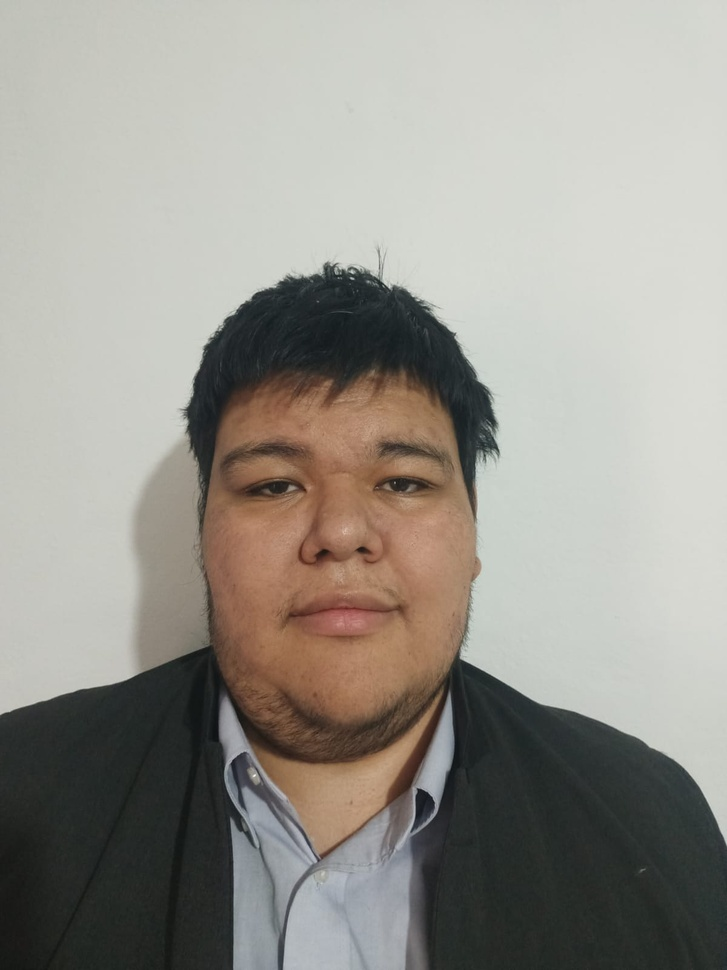
#> input picture img/Me.jpg, 727 x 970 px, shrunk from 1200 x 1600 before the run
$ python -i procesamiento_basico.py   (imports and definitions only)
#> lines starting #> are read from the running program, lines starting #| are printed output that depends on the picture
#> further down, picture is the input picture: shape (970, 727, 3); mean B, G, R 142.3, 149.6, 152.5
"""
Módulo de procesamiento básico de imágenes
Incluye conversión a escala de grises, binarización, separación de canales,
conversiones entre modelos de color y análisis de histogramas
"""

import cv2
import numpy as np
from typing import Tuple, Dict, List


# ===================================================================
# 1.4 LECTURA Y OBTENCIÓN DE IMÁGENES
# ===================================================================

# [237 lines left out: functions leer_imagen, obtener_propiedades_pixel, separar_canales_rgb, separar_canales_rgb_visualizar, rgb_a_grises, rgb_a_grises_promedio and 4 more, not called in this run]


def rgb_a_hsi(imagen):
    """
    Convierte RGB a HSI (Hue, Saturation, Intensity)

    Args:
        imagen: Imagen BGR

    Returns:
        Imagen HSI (3 canales, valores normalizados a 0-255)
    """
    if len(imagen.shape) != 3:
        raise ValueError("La imagen debe ser a color")

    # Convertir a HSV primero (OpenCV lo maneja bien)
    imagen_hsv = cv2.cvtColor(imagen, cv2.COLOR_BGR2HSV)
#> imagen_hsv: shape (970, 727, 3); mean H, S, V 47.2, 28.8, 155.3

    # En HSV: H está en [0, 179], S y V en [0, 255]
    # Para HSI necesitamos ajustar
    h, s, v = cv2.split(imagen_hsv)
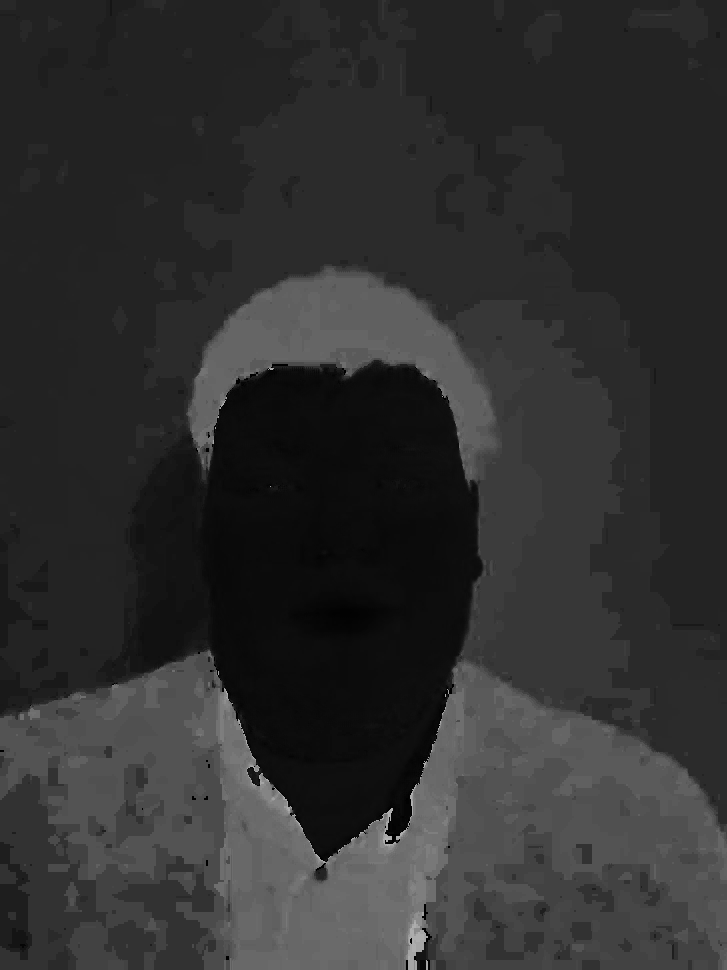
#> h: shape (970, 727); min 0, max 177, mean 47.2
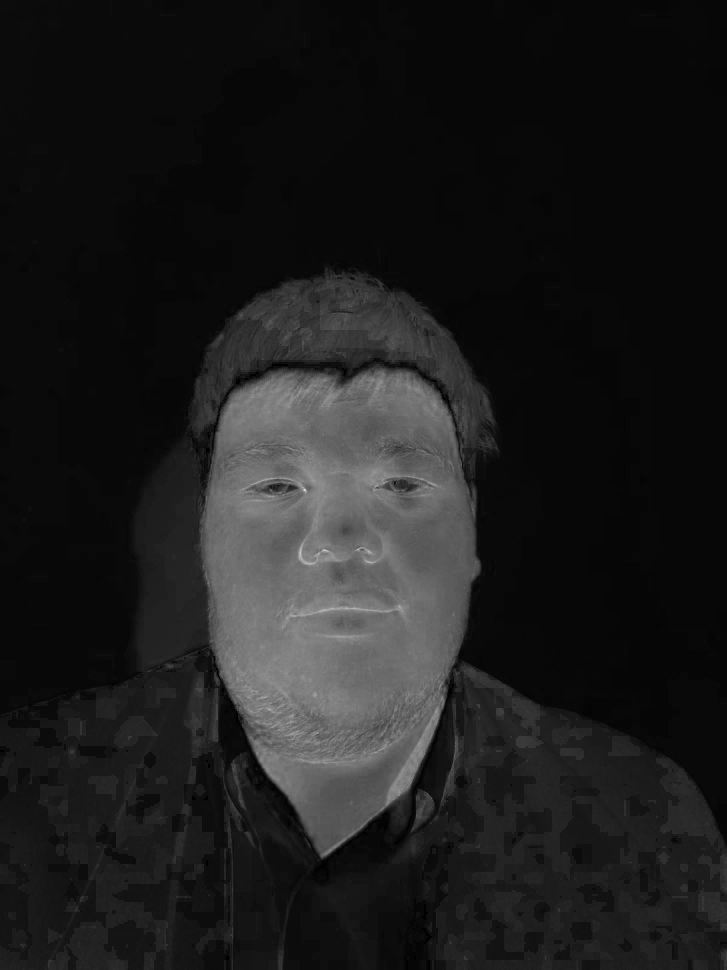
#> s: shape (970, 727); min 0, max 227, mean 28.8
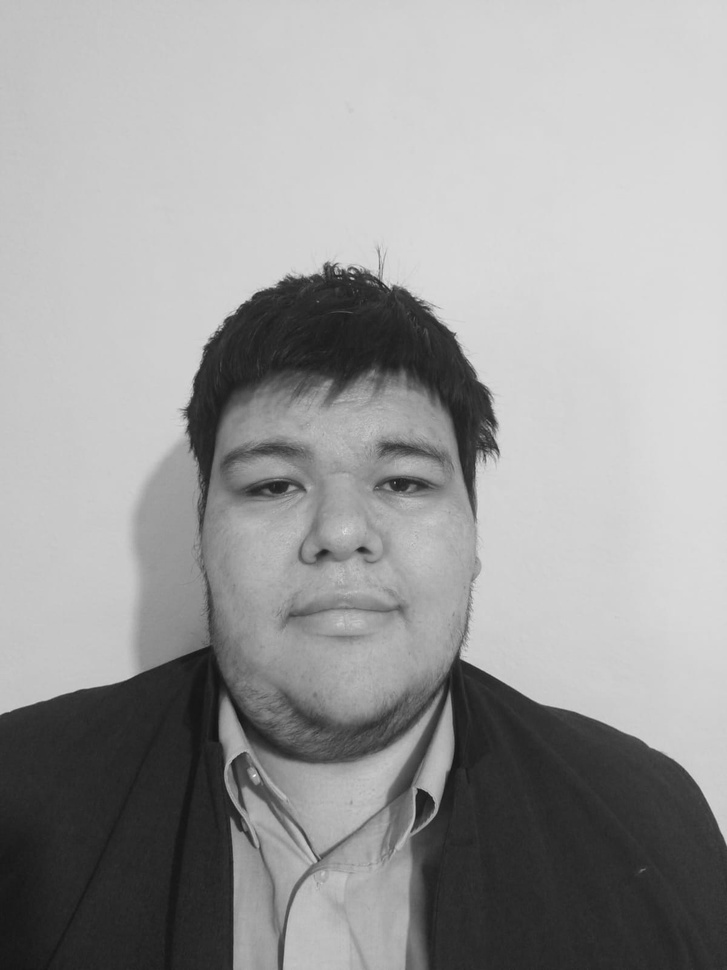
#> v: shape (970, 727); min 19, max 255, mean 155.3

    # Convertir BGR a RGB normalizado
    imagen_rgb = cv2.cvtColor(imagen, cv2.COLOR_BGR2RGB).astype(np.float32) / 255.0
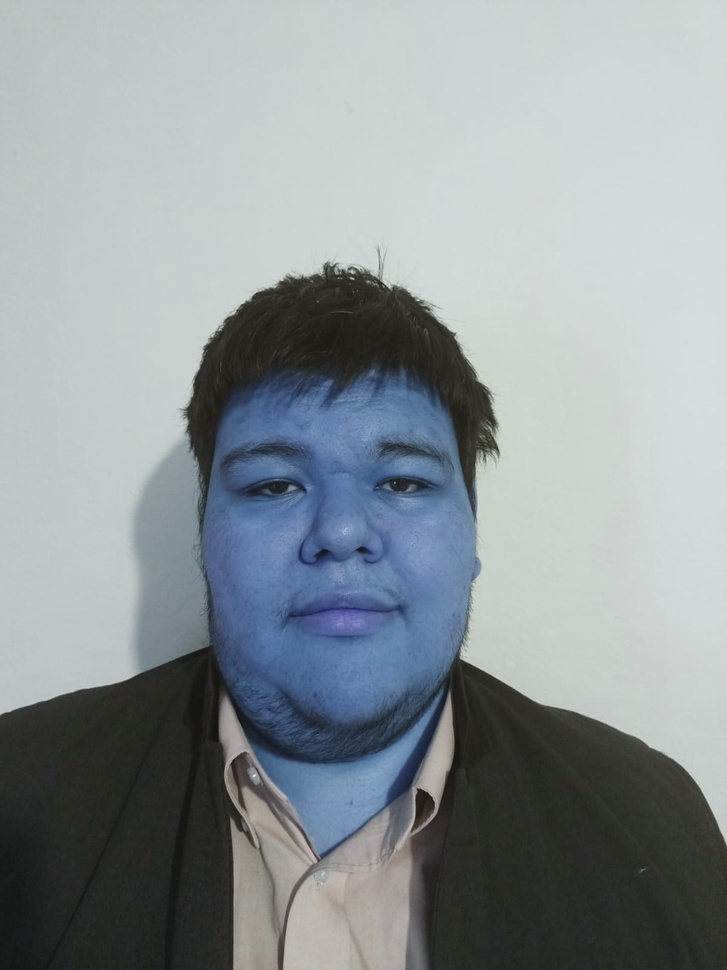
#> imagen_rgb: shape (970, 727, 3) float32; mean B, G, R 0.598, 0.587, 0.558
    r, g, b = cv2.split(imagen_rgb)
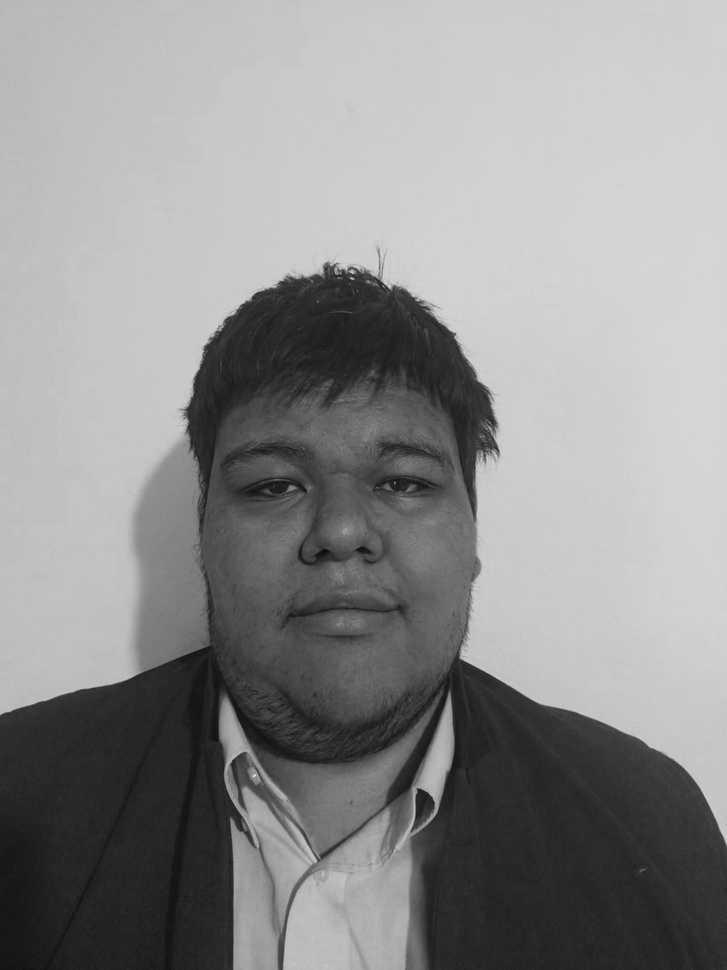
#> b: shape (970, 727) float32; min 0.0235, max 0.961, mean 0.558

    # Calcular Intensity
    i = (r + g + b) / 3.0

    # Usar H y S de HSV pero ajustados
    h_rad = h.astype(np.float32) * 2 * np.pi / 179.0  # Convertir a radianes
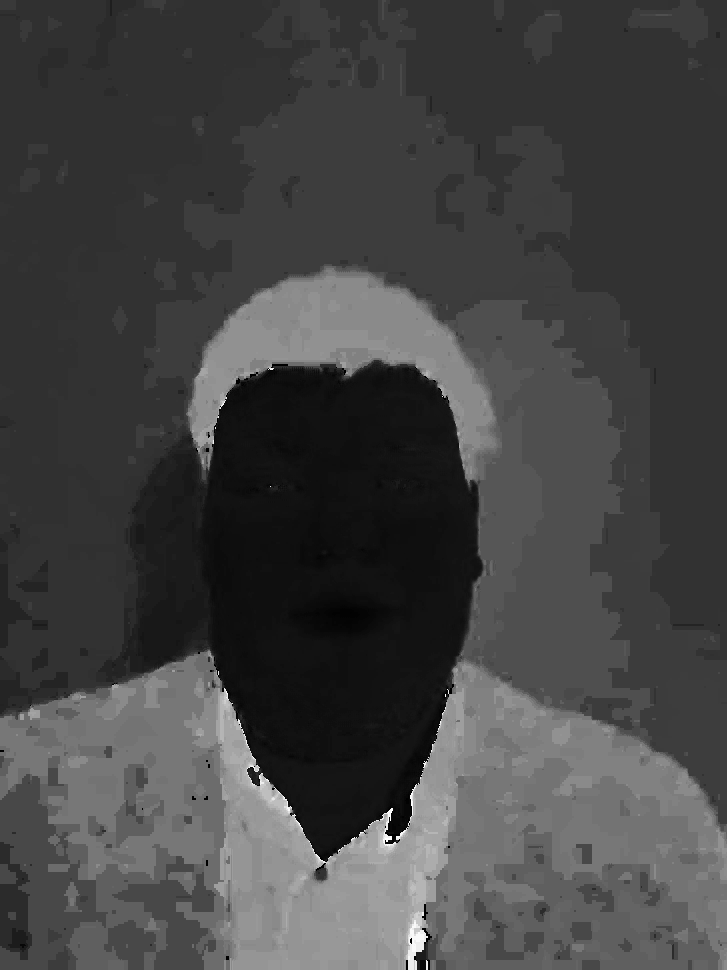
#> h_rad: shape (970, 727) float32; min 0, max 6.21, mean 1.66; drawn with min black and max white
    s_norm = s.astype(np.float32) / 255.0

    # Volver a escala 0-255 para visualización
    h_out = (h.astype(np.float32) * 255 / 179).astype(np.uint8)
    s_out = s
    i_out = (i * 255).astype(np.uint8)

    return cv2.merge([h_out, s_out, i_out])
#> returned value: shape (970, 727, 3); mean H, S, V 66.7, 28.8, 147.7


# [116 lines left out: functions rgb_a_hsv, calcular_histograma, calcular_histogramas_rgb, propiedades_histograma, not called in this run]

>>> import cv2
>>> picture = cv2.imread('../img/Me.jpg')
>>> result = rgb_a_hsi(picture)
